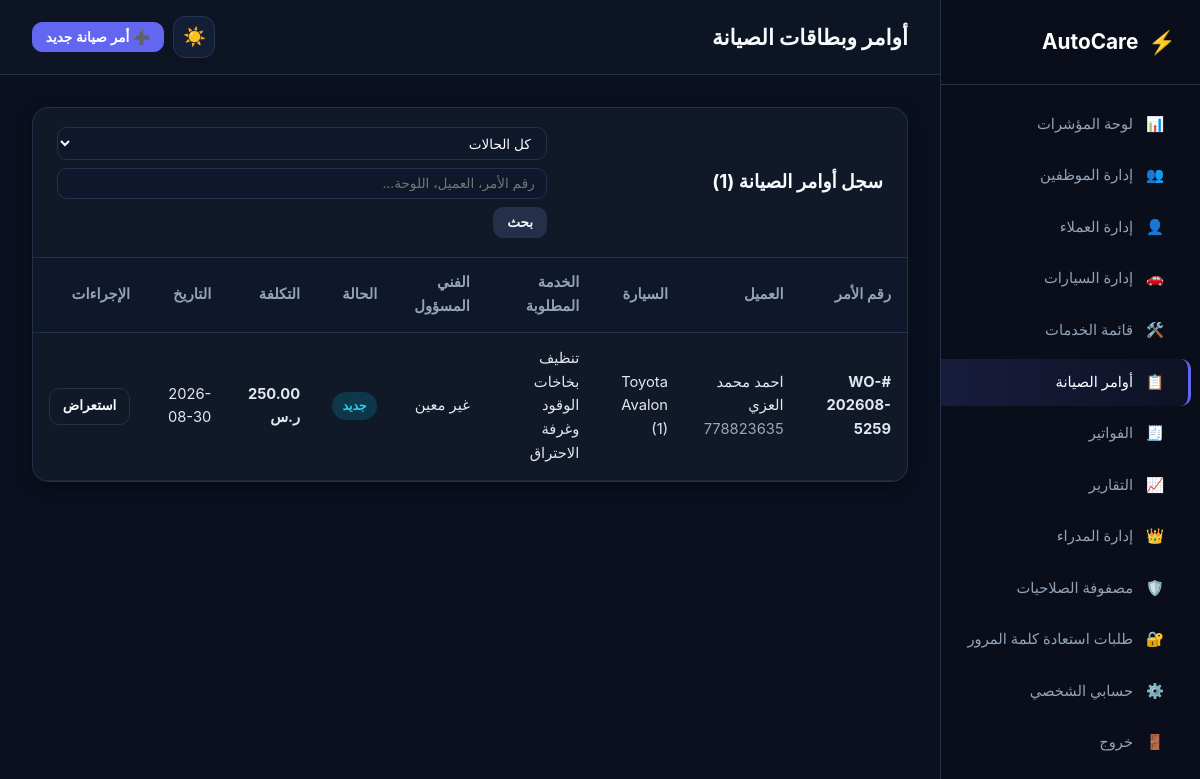
The app's page /work_orders.php (signed in) with its own data.
### tables this page shows
CREATE TABLE `work_orders` (
  `id` int(10) UNSIGNED NOT NULL,
  `order_number` varchar(30) NOT NULL,
  `customer_id` int(10) UNSIGNED NOT NULL,
  `vehicle_id` int(10) UNSIGNED NOT NULL,
  `assigned_employee_id` int(10) UNSIGNED DEFAULT NULL,
  `service_id` int(10) UNSIGNED DEFAULT NULL,
  `issue_description` text NOT NULL,
  `diagnosis_notes` text DEFAULT NULL,
  `estimated_cost` decimal(10,2) NOT NULL DEFAULT 0.00,
  `actual_cost` decimal(10,2) NOT NULL DEFAULT 0.00,
  `status` enum('new','inspecting','in_progress','completed','delivered','cancelled') NOT NULL DEFAULT 'new',
  `created_at` timestamp NULL DEFAULT current_timestamp(),
  `updated_at` timestamp NULL DEFAULT current_timestamp() ON UPDATE current_timestamp()
);

CREATE TABLE `customers` (
  `id` int(10) UNSIGNED NOT NULL,
  `user_id` int(10) UNSIGNED DEFAULT NULL,
  `full_name` varchar(120) NOT NULL,
  `phone` varchar(25) NOT NULL,
  `email` varchar(100) DEFAULT NULL,
  `address` varchar(255) DEFAULT NULL,
  `created_at` timestamp NULL DEFAULT current_timestamp(),
  `updated_at` timestamp NULL DEFAULT current_timestamp() ON UPDATE current_timestamp()
);

CREATE TABLE `vehicles` (
  `id` int(10) UNSIGNED NOT NULL,
  `customer_id` int(10) UNSIGNED NOT NULL,
  `plate_number` varchar(20) NOT NULL,
  `plate_letters` varchar(20) DEFAULT NULL,
  `make` varchar(50) NOT NULL,
  `model` varchar(50) NOT NULL,
  `year` smallint(5) UNSIGNED NOT NULL,
  `color` varchar(30) DEFAULT NULL,
  `vin` varchar(50) DEFAULT NULL,
  `notes` text DEFAULT NULL,
  `created_at` timestamp NULL DEFAULT current_timestamp(),
  `updated_at` timestamp NULL DEFAULT current_timestamp() ON UPDATE current_timestamp()
);

CREATE TABLE `services` (
  `id` int(10) UNSIGNED NOT NULL,
  `name` varchar(120) NOT NULL,
  `description` text DEFAULT NULL,
  `price` decimal(10,2) NOT NULL DEFAULT 0.00,
  `status` enum('active','inactive','pending','pending_delete','deleted') NOT NULL DEFAULT 'active',
  `is_primary_admin` tinyint(1) NOT NULL DEFAULT 0,
  `deletion_requested` tinyint(1) NOT NULL DEFAULT 0,
  `deletion_requested_at` timestamp NULL DEFAULT NULL,
  `created_at` timestamp NULL DEFAULT current_timestamp()
);

### work_orders.php (the view, shortened to what this page needs)
<?php
require_once __DIR__ . '/config.php';
require_auth();
$user = current_user();
$pdo = db();
$theme = current_theme();
$isStaff = in_array($user['role'], ['admin', 'employee'], true);
$isEmployee = ($user['role'] === 'employee');
$search = trim($_GET['q'] ?? '');
$query = "
    SELECT wo.*,
           c.full_name AS customer_name, c.phone AS customer_phone,
           v.plate_number, v.make, v.model,
           s.name AS service_name, s.price AS catalog_service_price,
           u.name AS technician_name,
           inv.id AS invoice_id, inv.invoice_number
    FROM work_orders wo
    JOIN customers c ON wo.customer_id = c.id
    JOIN vehicles v ON wo.vehicle_id = v.id
    LEFT JOIN services s ON wo.service_id = s.id
    LEFT JOIN users u ON wo.assigned_employee_id = u.id
    LEFT JOIN invoices inv ON inv.work_order_id = wo.id
    WHERE 1=1
";
$params = [];
$query .= " ORDER BY wo.id DESC";
$stmt = $pdo->prepare($query);
$stmt->execute($params);
$orders = $stmt->fetchAll();
?>
<!DOCTYPE html>
<html lang="ar" dir="rtl" data-theme="<?= htmlspecialchars($theme) ?>">
<head>
    <link rel="stylesheet" href="style.css">
</head>
<body class="dashboard-body">
    <div class="dashboard-wrapper">
        <aside class="sidebar" id="appSidebar">
            <div class="sidebar-brand">
                <a href="dashboard.php" class="brand-link">
                    <span class="brand-icon">⚡</span>
                    <span class="brand-title">AutoCare</span>
                </a>
            </div>
            <nav class="sidebar-nav">
                <a href="dashboard.php" class="nav-item"><span class="icon">📊</span> لوحة المؤشرات</a>
                <?php if ($user['role'] === 'admin' || has_permission('manage_employees')): ?>
                    <a href="employees.php" class="nav-item"><span class="icon">👥</span> إدارة الموظفين</a>
                <?php endif; ?>
                <?php if (has_permission('manage_customers')): ?>
                    <a href="customers.php" class="nav-item"><span class="icon">👤</span> إدارة العملاء</a>
                <?php endif; ?>
                <a href="vehicles.php" class="nav-item"><span class="icon">🚗</span> <?= $isStaff ? 'إدارة السيارات' : 'سياراتي' ?></a>
                <?php if (has_permission('manage_services')): ?>
                    <a href="services.php" class="nav-item"><span class="icon">🛠️</span> قائمة الخدمات</a>
                <?php endif; ?>
                <a href="work_orders.php" class="nav-item active"><span class="icon">📋</span> أوامر الصيانة</a>
                <a href="invoices.php" class="nav-item"><span class="icon">🧾</span> الفواتير</a>
                <?php if ($user['role'] === 'admin' || has_permission('view_reports')): ?>
                    <a href="reports.php" class="nav-item"><span class="icon">📈</span> التقارير</a>
                <?php endif; ?>
                <?php if (has_permission('manage_users')): ?>
                    <?php if (has_permission('manage_admins')): ?>
                    <a href="admins.php" class="nav-item"><span class="icon">👑</span> إدارة المدراء</a>
                <?php endif; ?>
                <a href="permissions.php" class="nav-item"><span class="icon">🛡️</span> مصفوفة الصلاحيات</a>
                <?php if (has_permission('manage_password_reset_requests')): ?><a href="password_requests.php" class="nav-item"><span class="icon">🔐</span> طلبات استعادة كلمة المرور</a><?php endif; ?>
                <?php endif; ?>
                <a href="profile.php" class="nav-item"><span class="icon">⚙️</span> حسابي الشخصي</a>
                <a href="logout.php" class="nav-item logout-link"><span class="icon">🚪</span> خروج</a>
            </nav>
        </aside>
        <main class="main-content">
            <header class="topbar">
                <div class="topbar-left">
                    <h2 class="page-title"><?= $isStaff ? 'أوامر وبطاقات الصيانة' : 'طلبات الصيانة لسياراتي' ?></h2>
                </div>
                <div class="topbar-right">
                    <button type="button" class="theme-toggle-btn" onclick="toggleTheme()" title="تبديل المظهر بين الليلي والنهاري">
                        <span class="theme-icon"><?= current_theme() === 'dark' ? '☀️' : '🌙' ?></span>
                    </button>
                    <?php if ($isStaff && has_permission('manage_work_orders')): ?>
                        <button type="button" class="btn btn-primary btn-sm" onclick="openModal('addOrderModal')">➕ أمر صيانة جديد</button>
                    <?php elseif (!$isStaff && has_permission('view_own_data')): ?>
                        <button type="button" class="btn btn-primary btn-sm" onclick="openModal('customerOrderModal')">➕ طلب صيانة جديد</button>
                    <?php endif; ?>
                </div>
            </header>
            <div class="content-container">
                <div class="card">
                    <div class="card-header flex-between">
                        <div class="flex-gap align-center">
                            <h3>سجل أوامر الصيانة (<?= count($orders) ?>)</h3>
                        </div>
                        <form method="GET" action="work_orders.php" class="search-form">
                            <select name="status" class="form-control form-control-sm" onchange="this.form.submit()">
                                <option value="">كل الحالات</option>
                            </select>
                            <input type="text" name="q" class="form-control form-control-sm" placeholder="رقم الأمر، العميل، اللوحة..." value="<?= clean($search) ?>">
                            <button type="submit" class="btn btn-sm btn-secondary">بحث</button>
                        </form>
                    </div>
                    <div class="table-responsive">
                        <table class="data-table">
                            <thead>
                                <tr>
                                    <th>رقم الأمر</th>
                                    <th>العميل</th>
                                    <th>السيارة</th>
                                    <th>الخدمة المطلوبة</th>
                                    <th>الفني المسؤول</th>
                                    <th>الحالة</th>
                                    <th>التكلفة</th>
                                    <th>التاريخ</th>
                                    <th>الإجراءات</th>
                                </tr>
                            </thead>
                            <tbody>
                                <?php if (!empty($orders)): ?>
                                    <?php foreach ($orders as $ord): ?>
                                        <tr>
                                            <td><strong>#<?= htmlspecialchars($ord['order_number']) ?></strong></td>
                                            <td>
                                                <?= htmlspecialchars($ord['customer_name']) ?>
                                                <div class="text-muted small"><?= htmlspecialchars($ord['customer_phone']) ?></div>
                                            </td>
                                            <td><?= htmlspecialchars($ord['make'] . ' ' . $ord['model'] . ' (' . $ord['plate_number'] . ')') ?></td>
                                            <td><?= htmlspecialchars($ord['service_name'] ?: 'فحص وصيانة') ?></td>
                                            <td>
                                                <?php if ($isEmployee): ?>
                                                    <span class="badge badge-secondary"><?= htmlspecialchars($ord['technician_name'] ?: $user['name']) ?></span>
                                                <?php else: ?>
                                                    <span><?= htmlspecialchars($ord['technician_name'] ?: 'غير معين') ?></span>
                                                <?php endif; ?>
                                            </td>
                                            <td><?= status_badge($ord['status']) ?></td>
                                            <td>
                                                <strong>
                                                    <?php
                                                        $cost = (float)$ord['actual_cost'] > 0 ? (float)$ord['actual_cost'] : ((float)$ord['catalog_service_price'] > 0 ? (float)$ord['catalog_service_price'] : (float)$ord['estimated_cost']);
                                                        echo format_money($cost);
                                                    ?>
                                                </strong>
                                            </td>
                                            <td><?= htmlspecialchars(substr($ord['created_at'], 0, 10)) ?></td>
                                            <td>
                                                <div class="action-buttons">
                                                    <a href="work_orders.php?view=<?= $ord['id'] ?>" class="btn btn-sm btn-outline">استعراض</a>
                                                </div>
                                            </td>
                                        </tr>
                                    <?php endforeach; ?>
                                <?php endif; ?>
                            </tbody>
                        </table>
                    </div>
                </div>
            </div>
        </main>
    </div>
</body>
</html>

### config.php (shortened to what this page needs)
<?php
function db(): PDO {
    static $pdo = null;
    if ($pdo === null) {
        $dsn = "mysql:host=" . DB_HOST . ";dbname=" . DB_NAME . ";charset=" . DB_CHARSET;
        $options = [
            PDO::ATTR_ERRMODE            => PDO::ERRMODE_EXCEPTION,
            PDO::ATTR_DEFAULT_FETCH_MODE => PDO::FETCH_ASSOC,
            PDO::ATTR_EMULATE_PREPARES   => false,
        ];
        try {
            $pdo = new PDO($dsn, DB_USER, DB_PASS, $options);
        } catch (PDOException $e) {
            die("خطأ في الاتصال بقاعدة البيانات: يرجى التحقق من ملف config.php وتأكيد استيراد database.sql.");
        }
    }
    return $pdo;
}
function clean(mixed $data): string {
    return htmlspecialchars(trim((string)$data), ENT_QUOTES, 'UTF-8');
}
function is_logged_in(): bool {
    return !empty($_SESSION['user_id']) && !empty($_SESSION['user_role']);
}
function current_user(): ?array {
    return [
        'id'       => (int)$_SESSION['user_id'],
        'name'     => $_SESSION['user_name'] ?? '',
        'username' => $_SESSION['user_username'] ?? '',
        'email'    => $_SESSION['user_email'] ?? '',
        'role'     => $_SESSION['user_role'] ?? '',
    ];
}
function is_primary_admin(int $userId): bool {
    try {
        $stmt = db()->prepare("SELECT is_primary_admin FROM users WHERE id = :id AND role = 'admin' LIMIT 1");
        $stmt->execute([':id' => $userId]);
        return (int)$stmt->fetchColumn() === 1;
    } catch (Exception $e) {
        try {
            $stmt = db()->query("SELECT id FROM users WHERE role = 'admin' ORDER BY id ASC LIMIT 1");
            return (int)$stmt->fetchColumn() === $userId;
        } catch (Exception $e2) {
            return false;
        }
    }
}
function require_auth(array $allowed_roles = []): void {
    try {
        $stmt = db()->prepare("SELECT id, name, username, email, role, status FROM users WHERE id = :id LIMIT 1");
        $stmt->execute([':id' => (int)$_SESSION['user_id']]);
    } catch (Exception $e) {
        force_logout('تعذر التحقق من حسابك. يرجى تسجيل الدخول من جديد.');
    }
}
function user_has_permission(int $userId, string $permissionKey, ?string $userRole = null): bool {
    if ($userRole === 'admin') {
        if (is_primary_admin($userId)) {
            return true;
        }
    }
    $defaultRoles = SYSTEM_PERMISSIONS[$permissionKey]['default_roles'] ?? [];
    return in_array($userRole, $defaultRoles, true);
}
function has_permission(string $permissionKey): bool {
    $user = current_user();
    return user_has_permission($user['id'], $permissionKey, $user['role']);
}
function current_theme(): string {
    return 'dark';
}
function format_money(float|int|string|null $amount): string {
    return number_format((float)($amount ?? 0), 2) . ' ر.س';
}
function status_badge(string $status): string {
    $badges = [
        'new'         => ['class' => 'badge-info',    'label' => 'جديد'],
        'inspecting'  => ['class' => 'badge-warning', 'label' => 'قيد الفحص'],
        'in_progress' => ['class' => 'badge-primary', 'label' => 'قيد الصيانة'],
        'completed'   => ['class' => 'badge-success', 'label' => 'مكتمل'],
        'delivered'   => ['class' => 'badge-dark',    'label' => 'تم التسليم'],
        'cancelled'   => ['class' => 'badge-danger',  'label' => 'ملغي'],
        'active'      => ['class' => 'badge-success', 'label' => 'نشط'],
        'inactive'    => ['class' => 'badge-danger',  'label' => 'معطل'],
        'pending'     => ['class' => 'badge-warning', 'label' => 'بانتظار الموافقة'],
        'pending_delete' => ['class' => 'badge-warning', 'label' => 'طلب حذف'],
        'deleted'    => ['class' => 'badge-secondary', 'label' => 'في سلة المحذوفات'],
        'paid'        => ['class' => 'badge-success', 'label' => 'مدفوع بالكامل'],
        'partial'     => ['class' => 'badge-warning', 'label' => 'تم تسليم جزء من المبلغ'],
        'unpaid'      => ['class' => 'badge-danger',  'label' => 'غير مدفوع'],
    ];
    $item = $badges[$status] ?? ['class' => 'badge-secondary', 'label' => $status];
    return '<span class="badge ' . $item['class'] . '">' . htmlspecialchars($item['label']) . '</span>';
}

### records on screen
work_orders: order_number "WO-202608-5259", customer.full_name "احمد محمد العزي", customer.phone "778823635", vehicle.plate_number "Toyota Avalon (1)", service.name "تنظيف بخاخات الوقود وغرفة الاحتراق", technician_name "غير معين", status "جديد", actual_cost.price "250.00 ر.س", created_at "2026-08-30"

### other values on screen
count($orders) "1"
